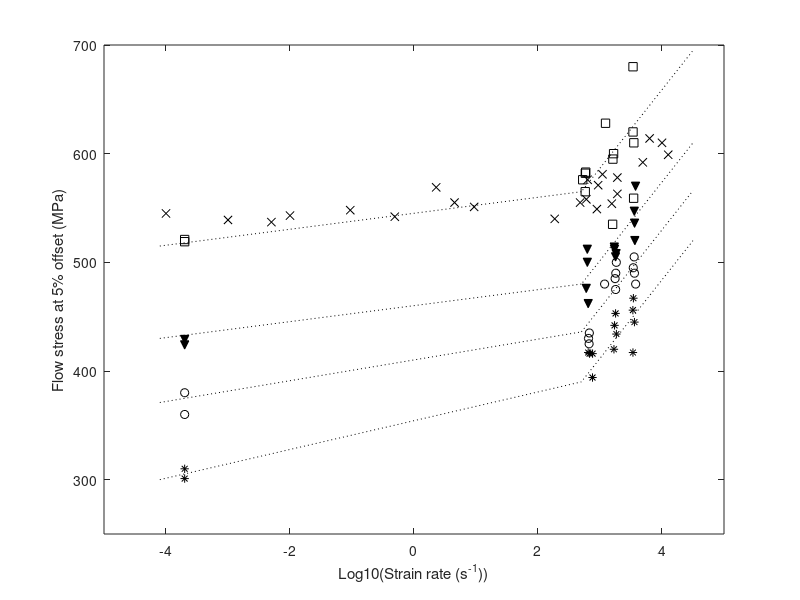

Source code (MATLAB):
close all
clear all
VuralFit=[-4.8 545
    -3.7259	545.1634
-3.7008	544.0663
-3.676	544.0637
-3.6511	544.0611
-3.6261	544.0586
-3.6012	544.056
-3.5763	544.0535
-3.5514	544.0509
-3.5265	544.0484
-3.5016	544.0458
-3.4766	544.0432
-3.4517	544.0407
-3.4268	544.0381
-3.4019	544.0356
-3.3769	544.033
-3.3519	544.0305
-3.3271	544.0279
-3.3022	544.0253
-3.2772	544.0228
-3.2523	544.0202
-3.2274	544.0177
-3.2025	544.0151
-3.1776	544.0126
-3.1526	544.01
-3.1277	544.0074
-3.1028	544.0049
-3.0779	544.0023
-3.053	543.9998
-3.028	543.9971
-3.0031	543.9947
-2.9782	543.9921
-2.9533	543.9895
-2.9283	543.987
-2.9034	543.9844
-2.8784	543.9819
-2.8536	543.9792
-2.8287	543.9767
-2.8037	543.9742
-2.7788	543.9716
-2.7539	543.9691
-2.729	543.9665
-2.704	543.964
-2.6791	543.9614
-2.6542	543.9588
-2.6293	543.9563
-2.6044	543.9537
-2.5794	543.9512
-2.5545	543.9485
-2.5295	543.9461
-2.5047	543.9435
-2.4798	543.9409
-2.4548	543.9384
-2.4299	543.9358
-2.405	543.9333
-2.3801	543.9306
-2.3551	543.9282
-2.3302	543.9256
-2.3053	543.923
-2.2804	543.9205
-2.2555	543.9179
-2.2305	543.9154
-2.2056	543.9127
-2.1807	543.9102
-2.1558	543.9077
-2.1308	543.9051
-2.1059	543.9026
-2.081	543.9
-2.0561	543.8975
-2.0312	543.8949
-2.0062	543.8923
-1.9813	543.8898
-1.9564	543.8872
-1.9315	543.8847
-1.9064	543.882
-1.8816	543.8796
-1.8567	543.877
-1.8317	543.8744
-1.8069	543.8719
-1.7819	543.8693
-1.757	543.8668
-1.7321	543.8641
-1.7072	543.8617
-1.6822	543.8591
-1.6573	543.8565
-1.6324	543.854
-1.6075	543.8514
-1.5826	543.8489
-1.5575	543.8463
-1.5327	543.8437
-1.5078	543.8412
-1.4828	543.8386
-1.4579	543.8361
-1.433	543.8335
-1.4081	543.831
-1.3832	543.8284
-1.3583	543.8258
-1.3333	543.8233
-1.3084	543.8207
-1.2835	543.8182
-1.2586	544.9102
-1.2336	544.9077
-1.2086	544.9051
-1.1838	544.9026
-1.1589	544.9
-1.134	544.8974
-1.109	544.8949
-1.0841	544.8923
-1.0592	544.8898
-1.0343	544.8872
-1.0093	544.8847
-0.9844	544.882
-0.9595	544.8795
-0.9346	544.877
-0.9097	544.8744
-0.8847	544.8719
-0.8598	544.8693
-0.8349	544.8668
-0.81	544.8641
-0.785	544.8616
-0.7601	544.8591
-0.7351	544.8565
-0.7103	544.854
-0.6854	544.8514
-0.6604	544.8489
-0.6355	544.8463
-0.6106	544.8437
-0.5857	544.8412
-0.5607	544.8386
-0.5358	544.8361
-0.5109	544.8335
-0.486	544.8309
-0.4611	544.8284
-0.4361	544.8258
-0.4112	544.8233
-0.3862	544.8207
-0.3614	544.8182
-0.3364	544.8155
-0.3115	544.813
-0.2866	544.8105
-0.2617	544.8079
-0.2368	544.8054
-0.2118	544.8028
-0.1869	544.8003
-0.162	544.7976
-0.1371	544.7951
-0.1121	544.7926
-0.0872	544.79
-0.0623	544.7875
-0.0374	544.7849
-0.0125	544.7824
0.0125	544.7798
0.0374	544.7772
0.0623	544.7747
0.0872	544.7721
0.1121	544.7696
0.1371	544.767
0.162	544.7645
0.1869	544.7619
0.2118	544.7593
0.2368	544.7568
0.2617	544.7542
0.2866	544.7517
0.3115	544.749
0.3364	544.7466
0.3614	544.744
0.3862	544.7414
0.4112	544.7389
0.4361	544.7363
0.4611	544.7338
0.486	544.7311
0.5109	544.7287
0.5358	544.7261
0.5607	544.7235
0.5857	544.721
0.6106	544.7184
0.6355	544.7159
0.6604	544.7133
0.6854	544.7107
0.7103	544.7082
0.7351	544.7056
0.7601	544.7031
0.785	544.7005
0.81	544.698
0.8349	544.6954
0.8598	544.6928
0.8847	544.6903
0.9097	544.6877
0.9346	544.6852
0.9595	544.6825
0.9844	544.6801
1.0093	544.6775
1.0343	544.6749
1.0592	544.6724
1.0841	544.6698
1.109	544.6673
1.134	544.6646
1.1589	544.6622
1.1838	544.6596
1.2086	544.657
1.2336	545.749
1.2586	545.7465
1.2835	545.744
1.3084	545.7414
1.3333	545.7389
1.3583	545.7363
1.3832	545.7337
1.4081	545.7311
1.433	545.7286
1.4579	545.7261
1.4828	545.7235
1.5078	545.721
1.5327	545.7184
1.5575	545.7158
1.5826	545.7133
1.6075	545.7107
1.6324	545.7082
1.6573	545.7056
1.6822	545.7031
1.7072	545.7005
1.7321	545.6979
1.757	545.6954
1.7819	545.6928
1.8069	545.6903
1.8317	545.6877
1.8567	545.6852
1.8816	545.6825
1.9064	545.68
1.9315	545.6775
1.9564	545.6749
1.9813	545.6724
2.0062	545.6698
2.0312	545.6672
2.0561	545.6646
2.081	546.7567
2.1059	546.7542
2.1308	546.7516
2.1558	546.749
2.1807	546.7465
2.2056	546.744
2.2305	546.7414
2.2555	546.7388
2.2804	547.8309
2.3053	547.8283
2.3302	547.8258
2.3551	547.8232
2.3801	547.8207
2.405	547.8181
2.4299	548.9101
2.4548	548.9076
2.4798	548.905
2.5047	548.9024
2.5295	549.9945
2.5545	549.992
2.5794	549.9893
2.6044	551.0815
2.6293	551.0789
2.6542	551.0763
2.6791	552.1684
2.704	552.1658
2.729	552.1633
2.7539	553.2553
2.7788	553.2528
2.8037	554.3448
2.8287	554.3423
2.8536	555.4343
2.8784	555.4317
2.9034	556.5238
2.9283	556.5211
2.9533	557.6133
2.9782	557.6107
3.0031	558.7027
3.028	558.7002
3.053	559.7923
3.0779	560.8843
3.1028	560.8817
3.1277	561.9738
3.1526	563.0658
3.1776	564.1579
3.2025	564.1553
3.2274	565.2474
3.2523	566.3394
3.2772	567.4315
3.3022	568.5234
3.3271	569.6156
3.3519	570.7076
3.3769	571.7997
3.4019	572.8917
3.4268	573.9838
3.4517	575.0758
3.4766	576.1679
3.4766	577.2625
3.5016	577.2599
3.5016	578.3545
3.5265	578.3519
3.5265	579.4466
3.5265	580.5412
3.5514	581.6332
3.5763	582.7252
3.6012	583.8173
3.6261	584.9094
3.6511	586.0014
3.6511	587.096
3.676	588.1881
3.7008	589.2801
3.7259	590.3721
3.7508	591.4642
3.7508	592.5588
3.7757	593.6509
3.8006	594.7429
3.8255	595.8349
3.8255	596.9296
3.8505	598.0216
3.8754	599.1136
3.9003	600.2057
3.9003	601.3003
3.9252	602.3923
3.9502	603.4844
3.9502	604.579
3.975	605.671
4	606.7631
4.0249	607.8551
4.0249	608.9497
4.0498	610.0418
4.0748	611.1338
4.0748	612.2284
4.0997	613.3205
4.1246	614.4125
4.1246	615.5072
4.1495	616.5992
4.1745	617.6912
4.1745	618.7859
4.1994	619.8779
4.2243	620.9699
4.2243	622.0646
4.2492	623.1566
4.2741	624.2486
4.2741	625.3433
4.2991	626.4353
4.324	627.5272
4.324	628.6219
4.3489	629.714
4.3489	630.8086
4.3738	631.9007
4.3988	632.9927
4.3988	634.0873
4.4237	635.1794
4.4237	636.274
4.4485	637.366
4.4485	638.4606
4.4735	639.5527
4.4984	640.6447
4.4984	641.7393
4.5234	642.8314
4.5483	642.8288
4.5732	643.9207
4.5981	643.9183];
Vural=[-4	545
-3	539
-2.3	537
-2	543
-1.028	548
-0.31	542
0.654	555
0.97	551
2.27	540
2.68	555
2.78	558
2.95	549
2.97	571
2.8	576
3.04	581
3.19	554
3.28	563
3.28	578
0.358	569
3.69	592
4	610
4.1	599
3.8	614];
BaseMetal=[519	2.00E-04
    521	2.00E-04
576	526
565	578
582	580
583	589
628	1228
535	1598
595	1613
600	1656
620	3407
680	3408
559	3486
610	3513];
HAZOuter=[429	2.00E-04
    424	2.00E-04
476	600
512	624
500	625
462	645
514	1700
512	1714
505	1782
508	1817
547	3574
536	3608
520	3647
570	3742];
HAZInner=[380	2.00E-04
    360	2.00E-04
384	653
358	667
370	673
416	1186
396	1752
448	1787
387	1797
410	1833
447	3438
475	3553
462	3595
438	3758];
Nugget=[301	2.00E-04
    310	2.00E-04
417	645
416	678
394	757
416	759
420	1679
442	1716
453	1783
434	1838
456	3390
417	3400
467	3456
445	3594];

BaseMetal=[519	2.00E-04
    521	2.00E-04
576	526
565	578
582	580
583	589
628	1228
535	1598
595	1613
600	1656
620	3407
680	3408
559	3486
610	3513];
HAZOuter=[429	2.00E-04
    424	2.00E-04
476	600
512	624
500	625
462	645
514	1700
512	1714
505	1782
508	1817
547	3574
536	3608
520	3647
570	3742];
HAZInner=[380	2.00E-04
    360	2.00E-04
430	653
425	667
435	673
480	1186
485	1752
475	1787
490	1797
500	1833
495	3438
505	3553
490	3595
480	3758];
Nugget=[301	2.00E-04
    310	2.00E-04
417	645
416	678
394	757
416	759
420	1679
442	1716
453	1783
434	1838
456	3390
417	3400
467	3456
445	3594];

%Checked for 5% flow stress
% BaseMetal2=[520	2.00E-04
%     520	2.00E-04
% 586	526
% 575	578
% 573	580
% 585	589
% 535	1228
% 614	1598
% 610	1613
% 616	1656
% 605	3407
% 535	3408
% 552	3486
% 656	3513];
% HAZOuter2=[430	2.00E-04
%     425	2.00E-04
% 460	600
% 503	624
% 504	625
% 466	645
% 490	1700
% 440	1714
% 520	1782
% 538	1817
% 423	3574
% 412	3608
% 520	3647
% 460	3742];
% HAZInner2=[395	2.00E-04
%     385	2.00E-04
% 418	653
% 358	667
% 365	673
% 380	700
% 410	1752
% 425	1787
% 416	1797
% 408	1833
% 400	3438
% 412	3595
% 462	3758];
% Nugget2=[300	2.00E-04
%     280	2.00E-04
%     
%     416	645
% 384	678
% 414	757
% 430	759
% 420	1679
% 450	1716
% 470	1783
% 455	1838
% 370	3390
% 430	3400
% 423	3456
% 430	3594];

% JefFit=[-4.1 520
% 2.7 570
% 4.5 700];
% JefFit2=[-4.1 490
% 2.7 550
% 4.5 670];
% JefFit3=[-4.1 540
% 2.7 540
% 4.5 670];
% JefFit4=[-4.1 450
% 2.7 550
% 4.5 660];
JefFit=[-4.1 520
2.7 570
4.5 700];
JefFit2=[-4.1 520
2.7 570
4.5 700];
JefFit3=[-4.1 505
2.7 570
4.5 700];
JefFit4=[-4.1 480
2.7 570
4.5 700];

figure;
plot((Vural(:,1)),Vural(:,2),'xk');
% hold on;
% plot((VuralFit(:,1)),VuralFit(:,2),'-k');

hold on;
plot(log10(BaseMetal(:,2)),BaseMetal(:,1),'sk');
hold on;
% plot(log10(BaseMetal2(:,2)),BaseMetal2(:,1),'sr');
hold on;
plot((JefFit(:,1)),JefFit(:,2)-5,':k');
xlim([0 5]);
ylim([0 1000]);
xlabel('Log10(Strain rate (s^{-1}))');
ylabel('Flow stress at 5% offset (MPa)');

% figure;
hold on;
plot(log10(HAZOuter(:,2)),HAZOuter(:,1),'vk','MarkerFaceColor',[0 0 0]);
hold on;
% plot(log10(HAZOuter2(:,2)),HAZOuter2(:,1),'vr');
% hold on;
% plot((VuralFit(:,1)),VuralFit(:,2)-90,'-k');
hold on;
plot((JefFit2(:,1)),JefFit2(:,2)-90,':k');
xlim([0 5]);
ylim([0 1000]);
xlabel('Log10(Strain rate (s^{-1}))');
ylabel('Flow stress at 5% offset (MPa)');

% figure;
hold on;
plot(log10(HAZInner(:,2)),HAZInner(:,1),'ok');
hold on;
% plot(log10(HAZInner2(:,2)),HAZInner2(:,1),'^r');
% hold on;
% plot((VuralFit(:,1)),VuralFit(:,2)-160,'-k');
hold on;
plot((JefFit3(:,1)),JefFit3(:,2)-134,':k');
xlim([0 5]);
ylim([0 1000]);
xlabel('Log10(Strain rate (s^{-1}))');
ylabel('Flow stress at 5% offset (MPa)');

% figure;
hold on;
plot(log10(Nugget(:,2)),Nugget(:,1),'*k');
hold on;
% plot(log10(Nugget2(:,2)),Nugget2(:,1),'*r');
% hold on;
% plot((VuralFit(:,1)),VuralFit(:,2)-150,'-k');
hold on;
plot((JefFit4(:,1)),JefFit4(:,2)-180,':k');

xlim([-5 5]);
ylim([250 700]);
xlabel('Log10(Strain rate (s^{-1}))');
ylabel('Flow stress at 5% offset (MPa)');